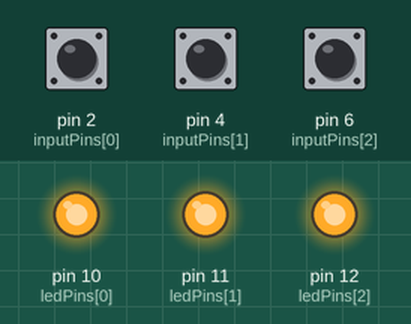
Recording of a sketch running on a simulated Arduino Uno, built with avr-gcc and run on an emulated ATmega328P. Parts: output pins drawn as LEDs (lit = HIGH). The inputs (shaded band) are chosen by the test bench; at power-on: pin 2 (inputPins[0]) HIGH, pin 4 (inputPins[1]) HIGH, pin 6 (inputPins[2]) HIGH.

Above: at 1.2 s.
1.3 s: pin 2 (inputPins[0]) pulled LOW for 0.15 s
At 1.37 s:
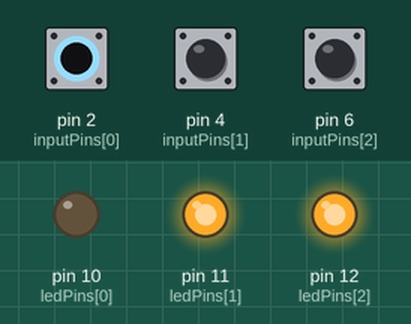
2.9 s: pin 4 (inputPins[1]) pulled LOW for 0.15 s
At 2.97 s:
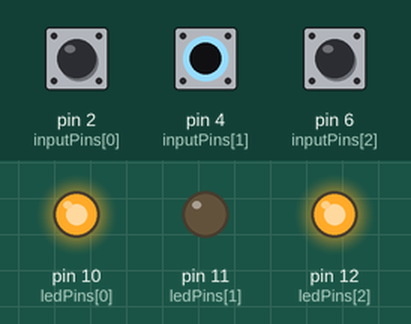
4.5 s: pin 6 (inputPins[2]) pulled LOW for 0.15 s
At 4.57 s:
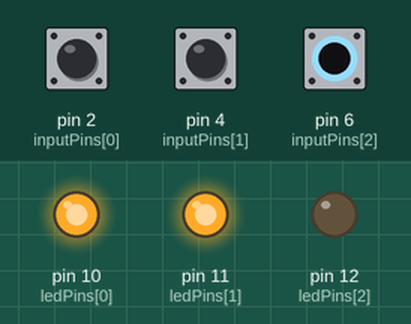
6.1 s: pin 6 (inputPins[2]) pulled LOW for 3.2 s
At 9.7 s:
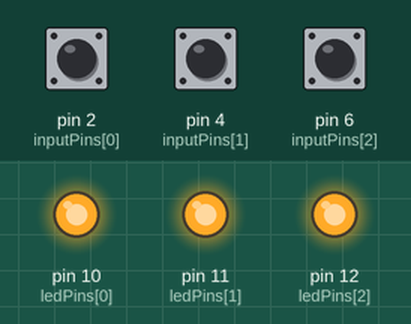
10.8 s: pin 2 (inputPins[0]) pulled LOW for 3.2 s
At 12.0 s:
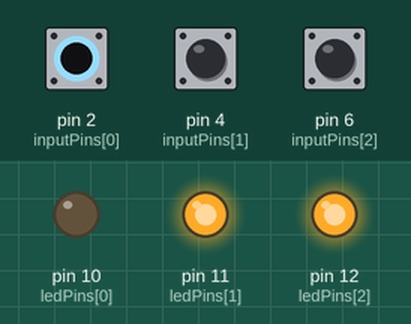
15.5 s: pin 2 (inputPins[0]) driven LOW and pin 4 (inputPins[1]) driven LOW
At 16.8 s:
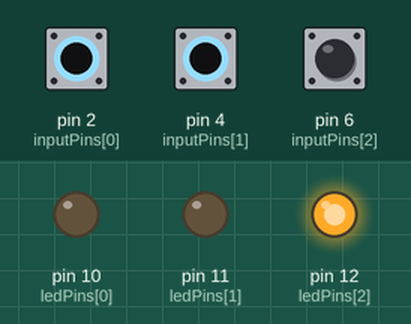
Timing chart, 0 to 18.0 s (numbered marks = the images above; inputs shaded):
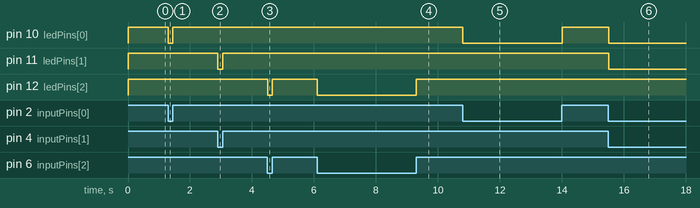

Measured:
- after the input at 1.3 s, pin 10 (ledPins[0]): HIGH → LOW at once, → HIGH 0.15 s later
- after the input at 2.9 s, pin 11 (ledPins[1]): HIGH → LOW at once, → HIGH 0.15 s later
- after the input at 4.5 s, pin 12 (ledPins[2]): HIGH → LOW at once, → HIGH 0.15 s later
- after the input at 6.1 s, pin 12 (ledPins[2]): HIGH → LOW at once, → HIGH 3.2 s later
- after the input at 10.8 s, pin 10 (ledPins[0]): HIGH → LOW at once, → HIGH 3.2 s later
- after the input at 15.5 s, pin 10 (ledPins[0]), pin 11 (ledPins[1]): HIGH → LOW at once

The sketch:

Three_Switch_Push_Button.ino
```cpp
/* Tiga Saklar Tekan Push Button Untuk mengontrol mmasing-masing satu LED
*/

int inputPins[] = {2,4,6}; // buat array untuk 3 pin input
int ledPins[] = {10,11,12}; // buat array untuk pin output LED

void setup(){
	for(int index = 0; index < 3; index++)
	{
		pinMode(ledPins[index], OUTPUT); // set LED sebagai ouput
		pinMode(inputPins[index], INPUT); // set saklar tekan sbg input
		digitalWrite(inputPins[index], HIGH); // pull-up resistors
	}
}

void loop(){
	for(int index = 0; index < 3; index++)
	{
		int val = digitalRead(inputPins[index]); // baca nilai input
		if (val == HIGH) // cek jika saklar ditekan
		{
			digitalWrite(ledPins[index], HIGH); // LED ON jika saklar ditekan
		}
		else
		{
			digitalWrite(ledPins[index], LOW); // LED OFF
		}
	}
}
```
